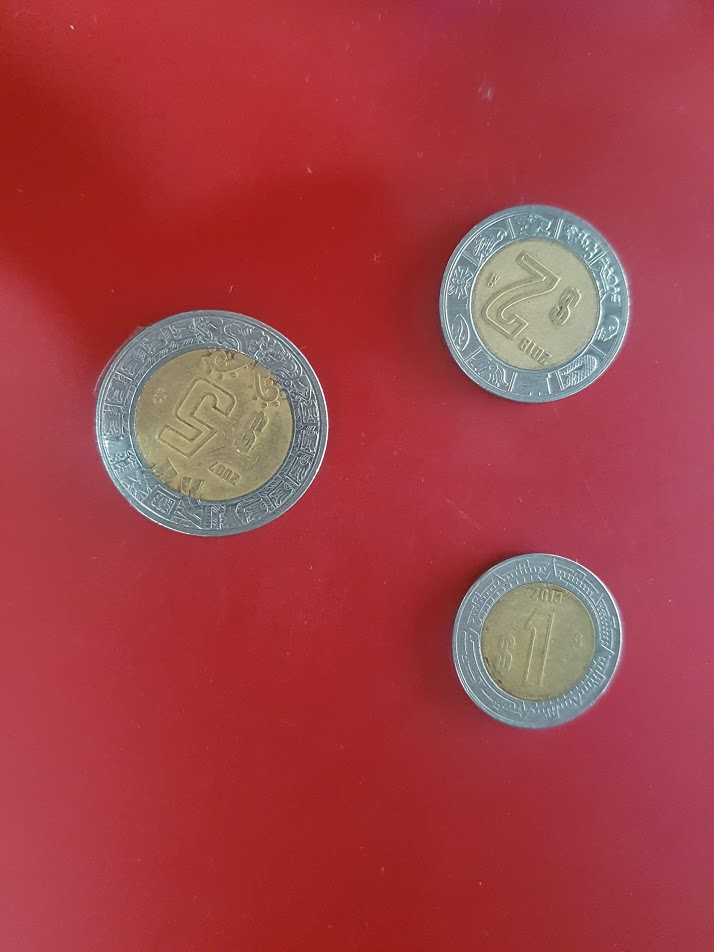
#> input picture monedas2.jpg, 714 x 952 px
$ python reconocer_monedas.py
#> lines starting #> are read from the running program, lines starting #| are printed output that depends on the picture; after the words box and inside, x2 and y2 are one past the last pixel; in counts of white or black regions, pixels touching at a corner belong together
import numpy as np
import cv2

original = cv2.imread('monedas2.jpg')#ruta de la imagen
#> original is the input picture: shape (952, 714, 3); mean B, G, R 69.7, 64.1, 163.1
gray = cv2.cvtColor(original, cv2.COLOR_BGR2GRAY)#convertir la imagen a blanco y negro
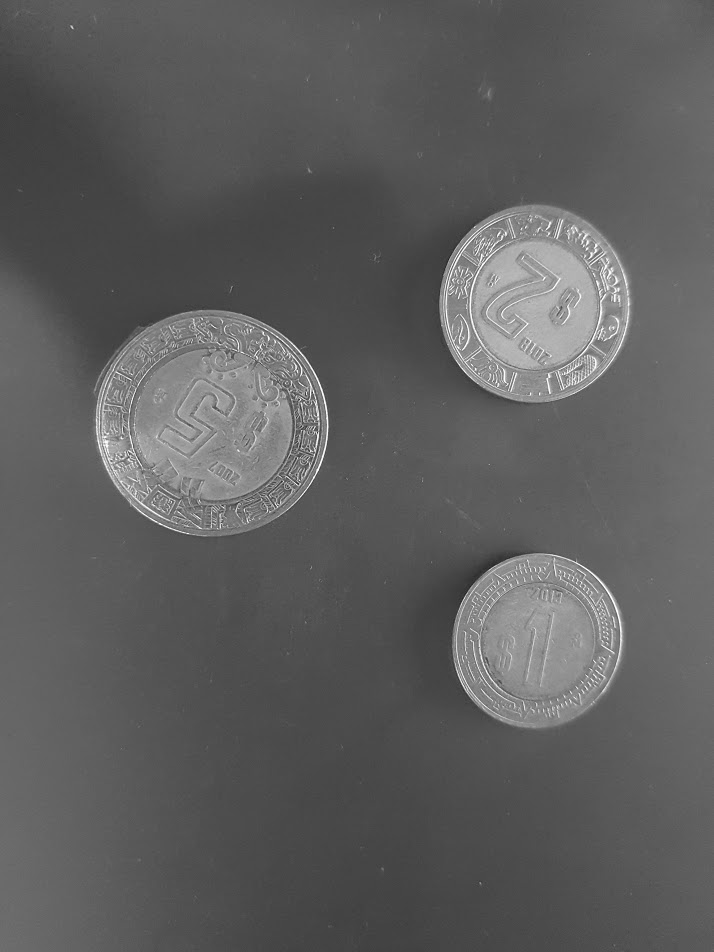
#> gray: shape (952, 714); min 30, max 254, mean 94.3
gauss = cv2.GaussianBlur(gray, (5,5), 0) #aplicar effecto gauss
umbral = cv2.Canny(gauss, 50, 200) #definimos un umbral, cambiar valores depente la imagen
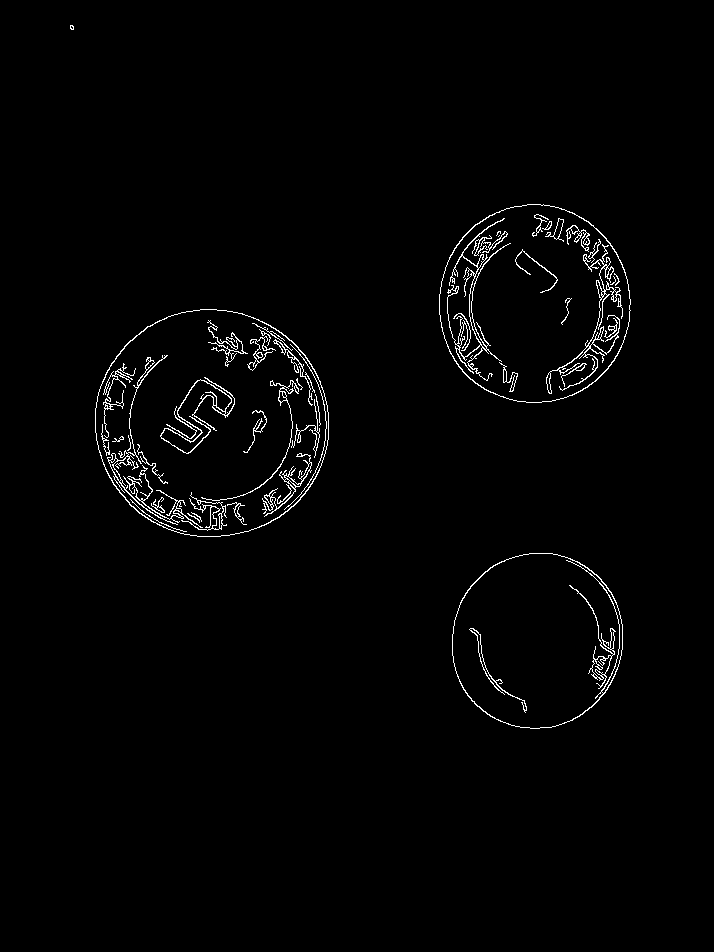
#> umbral: shape (952, 714); 1.6% white in thin lines or dots, all inside (x1, y1, x2, y2) = (70, 25, 631, 729)

cv2.imshow('Color',original)    #mostrar imagen original
cv2.imshow('Escala de grises', gray) #mostrar en escala de grises
#cv2.imshow("suavizado", gauss)
cv2.imshow("umbral", umbral) # mostrar imagen en blanco y negro

(contornos,_) = cv2.findContours(umbral.copy(), cv2.RETR_EXTERNAL, cv2.CHAIN_APPROX_SIMPLE)
#> contornos = 4 contours, 1 with area under 20; largest, box (x1, y1, x2, y2) and area: (95, 309, 329, 537) 41732, (439, 204, 631, 403) 29830, (452, 553, 623, 729) 23635

print("He encontrado {} objetos".format(len(contornos)))
#| He encontrado 4 objetos

cv2.drawContours(original,contornos,-1,(0,0,255), 2)
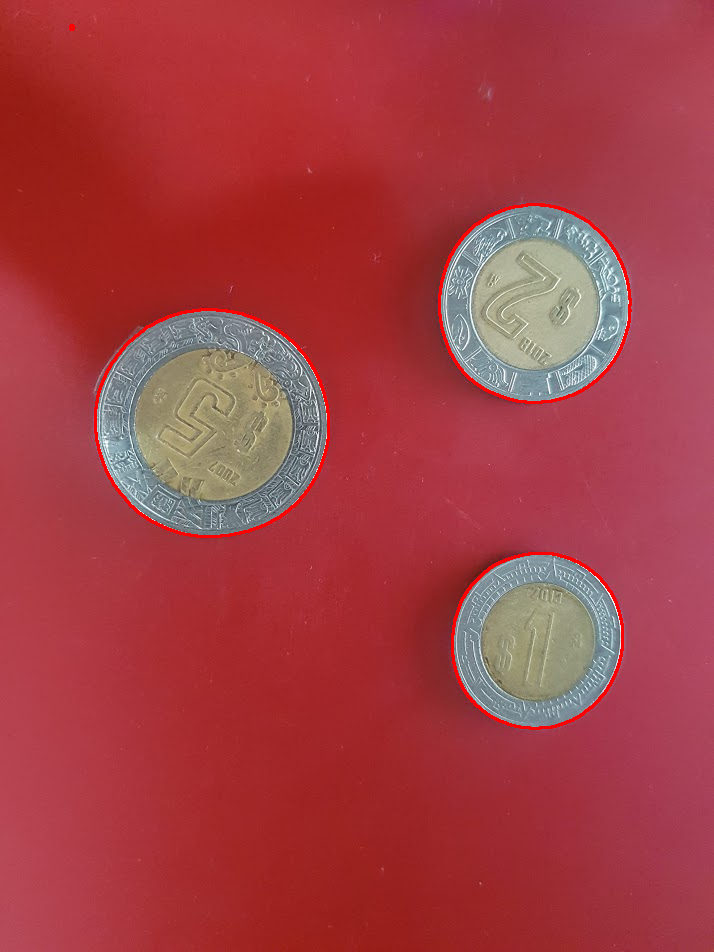
#> original: shape (952, 714, 3); 0.96% of pixels changed, all inside (x1, y1, x2, y2) = (69, 24, 632, 730)
cv2.imshow("contornos", original)


cv2.waitKey(0)
cv2.destroyAllWindows()
